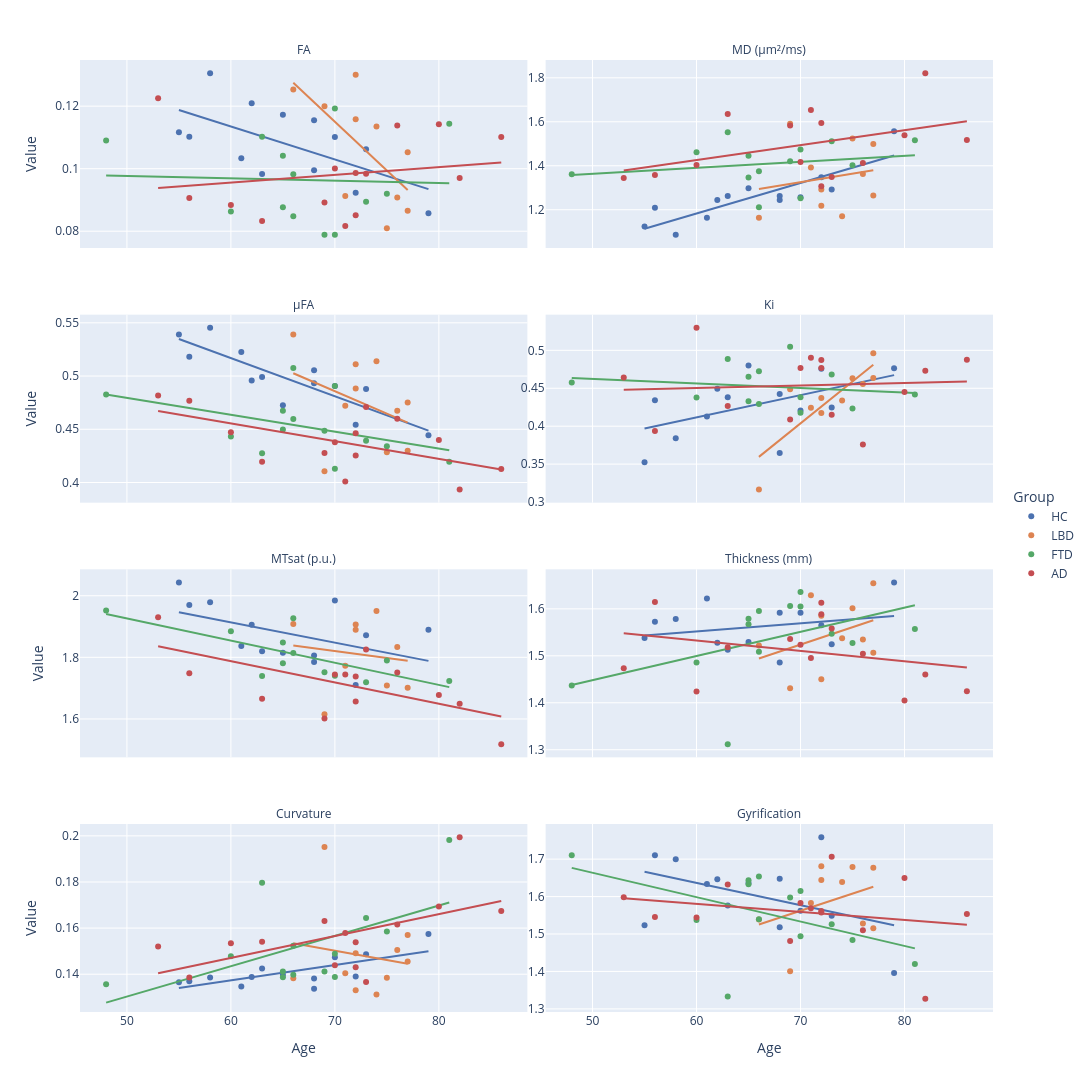

Here is the notebook cell this chart was saved with:
### Markdown cell above
### Reg lines

### Code cell
#| label: notebook_fig_hippocampus_ageMetrics
fig = px.scatter(
    df_Subject_grouped_melted,
    x='age',
    y='value',
    color='group',
    facet_col='variable',
    facet_col_wrap=2,
    category_orders={
        'group': group_order,
    },
    color_discrete_map=group_colors,
    trendline='ols',
    labels={
        'age': 'Age',
        'value': 'Value',
        'group': 'Group',
    },
)

# sharey=False equivalent: let each facet have its own y-axis range
fig.update_yaxes(matches=None, showticklabels=True)

# px.scatter + trendline creates a duplicate legend entry per group
# (one for points, one for the "...,trendline" line) — collapse to one
seen = set()
for trace in fig.data:
    base_name = trace.name.split(',')[0]
    trace.legendgroup = base_name
    if 'trendline' in trace.name:
        trace.showlegend = False
    elif base_name in seen:
        trace.showlegend = False
    else:
        trace.name = base_name
        seen.add(base_name)

# clean up facet titles ("structure=Hippocampus" -> "Hippocampus")
fig.for_each_annotation(lambda a: a.update(text=st.metric_axis_label(a.text.split('=')[-1])))

fig.update_layout(
    width=1100,
    height=1600,
    legend=dict(
        orientation='v',
        yanchor='middle', y=0.5,
        xanchor='left', x=1.02,
    ),
)

fig

### Figure 1 — Plotly figure (JSON) as saved in the notebook; plotly's stock layout.template omitted (floating-point values rounded to 4 significant figures)
{"data": [{"hovertemplate": "Group=HC<br>variable=FA<br>Age=%{x}<br>Value=%{y}<extra></extra>", "legendgroup": "HC", "marker": {"color": "#4C72B0", "symbol": "circle"}, "mode": "markers", "name": "HC", "orientation": "v", "showlegend": true, "type": "scatter", "x": [63, 68, 70, 79, 56, 73, 62, 65, 68, 72, 58, 55, 61], "xaxis": "x7", "y": [0.09826, 0.09953, 0.1102, 0.08577, 0.1102, 0.1062, 0.1209, 0.1173, 0.1155, 0.09227, 0.1306, 0.1117, 0.1033], "yaxis": "y7"}, {"hovertemplate": "<b>OLS trendline</b><br>value = -0.00105419 * age + 0.17675<br>R<sup>2</sup>=0.381628<br><br>Group=HC<br>variable=FA<br>Age=%{x}<br>Value=%{y} <b>(trend)</b><extra></extra>", "legendgroup": "HC", "marker": {"color": "#4C72B0", "symbol": "circle"}, "mode": "lines", "name": "HC", "showlegend": false, "type": "scatter", "x": [55, 56, 58, 61, 62, 63, 65, 68, 68, 70, 72, 73, 79], "xaxis": "x7", "y": [0.1188, 0.1177, 0.1156, 0.1124, 0.1114, 0.1103, 0.1082, 0.1051, 0.1051, 0.103, 0.1008, 0.09979, 0.09347], "yaxis": "y7"}, {"hovertemplate": "Group=HC<br>variable=MD<br>Age=%{x}<br>Value=%{y}<extra></extra>", "legendgroup": "HC", "marker": {"color": "#4C72B0", "symbol": "circle"}, "mode": "markers", "name": "HC", "orientation": "v", "showlegend": false, "type": "scatter", "x": [63, 68, 70, 79, 56, 73, 62, 65, 68, 72, 58, 55, 61], "xaxis": "x8", "y": [1.262, 1.244, 1.257, 1.557, 1.209, 1.292, 1.244, 1.297, 1.263, 1.348, 1.086, 1.124, 1.164], "yaxis": "y8"}, {"hovertemplate": "<b>OLS trendline</b><br>value = 0.0138851 * age + 0.349481<br>R<sup>2</sup>=0.736020<br><br>Group=HC<br>variable=MD<br>Age=%{x}<br>Value=%{y} <b>(trend)</b><extra></extra>", "legendgroup": "HC", "marker": {"color": "#4C72B0", "symbol": "circle"}, "mode": "lines", "name": "HC", "showlegend": false, "type": "scatter", "x": [55, 56, 58, 61, 62, 63, 65, 68, 68, 70, 72, 73, 79], "xaxis": "x8", "y": [1.113, 1.127, 1.155, 1.196, 1.21, 1.224, 1.252, 1.294, 1.294, 1.321, 1.349, 1.363, 1.446], "yaxis": "y8"}, {"hovertemplate": "Group=HC<br>variable=uFA<br>Age=%{x}<br>Value=%{y}<extra></extra>", "legendgroup": "HC", "marker": {"color": "#4C72B0", "symbol": "circle"}, "mode": "markers", "name": "HC", "orientation": "v", "showlegend": false, "type": "scatter", "x": [63, 68, 70, 79, 56, 73, 62, 65, 68, 72, 58, 55, 61], "xaxis": "x5", "y": [0.499, 0.5055, 0.4907, 0.4445, 0.5181, 0.4877, 0.4958, 0.4725, 0.4932, 0.4542, 0.5453, 0.5391, 0.5225], "yaxis": "y5"}, {"hovertemplate": "<b>OLS trendline</b><br>value = -0.00358141 * age + 0.731716<br>R<sup>2</sup>=0.736132<br><br>Group=HC<br>variable=uFA<br>Age=%{x}<br>Value=%{y} <b>(trend)</b><extra></extra>", "legendgroup": "HC", "marker": {"color": "#4C72B0", "symbol": "circle"}, "mode": "lines", "name": "HC", "showlegend": false, "type": "scatter", "x": [55, 56, 58, 61, 62, 63, 65, 68, 68, 70, 72, 73, 79], "xaxis": "x5", "y": [0.5347, 0.5312, 0.524, 0.5133, 0.5097, 0.5061, 0.4989, 0.4882, 0.4882, 0.481, 0.4739, 0.4703, 0.4488], "yaxis": "y5"}, {"hovertemplate": "Group=HC<br>variable=Ki<br>Age=%{x}<br>Value=%{y}<extra></extra>", "legendgroup": "HC", "marker": {"color": "#4C72B0", "symbol": "circle"}, "mode": "markers", "name": "HC", "orientation": "v", "showlegend": false, "type": "scatter", "x": [63, 68, 70, 79, 56, 73, 62, 65, 68, 72, 58, 55, 61], "xaxis": "x6", "y": [0.4381, 0.3646, 0.4206, 0.4764, 0.4341, 0.4248, 0.4494, 0.4799, 0.4423, 0.4757, 0.384, 0.3526, 0.4128], "yaxis": "y6"}, {"hovertemplate": "<b>OLS trendline</b><br>value = 0.00293759 * age + 0.235253<br>R<sup>2</sup>=0.262227<br><br>Group=HC<br>variable=Ki<br>Age=%{x}<br>Value=%{y} <b>(trend)</b><extra></extra>", "legendgroup": "HC", "marker": {"color": "#4C72B0", "symbol": "circle"}, "mode": "lines", "name": "HC", "showlegend": false, "type": "scatter", "x": [55, 56, 58, 61, 62, 63, 65, 68, 68, 70, 72, 73, 79], "xaxis": "x6", "y": [0.3968, 0.3998, 0.4056, 0.4144, 0.4174, 0.4203, 0.4262, 0.435, 0.435, 0.4409, 0.4468, 0.4497, 0.4673], "yaxis": "y6"}, {"hovertemplate": "Group=HC<br>variable=MTsat<br>Age=%{x}<br>Value=%{y}<extra></extra>", "legendgroup": "HC", "marker": {"color": "#4C72B0", "symbol": "circle"}, "mode": "markers", "name": "HC", "orientation": "v", "showlegend": false, "type": "scatter", "x": [63, 68, 70, 79, 56, 73, 62, 65, 68, 72, 58, 55, 61], "xaxis": "x3", "y": [1.82, 1.785, 1.984, 1.89, 1.97, 1.872, 1.906, 1.815, 1.806, 1.71, 1.979, 2.043, 1.837], "yaxis": "y3"}, {"hovertemplate": "<b>OLS trendline</b><br>value = -0.00658655 * age + 2.30886<br>R<sup>2</sup>=0.241973<br><br>Group=HC<br>variable=MTsat<br>Age=%{x}<br>Value=%{y} <b>(trend)</b><extra></extra>", "legendgroup": "HC", "marker": {"color": "#4C72B0", "symbol": "circle"}, "mode": "lines", "name": "HC", "showlegend": false, "type": "scatter", "x": [55, 56, 58, 61, 62, 63, 65, 68, 68, 70, 72, 73, 79], "xaxis": "x3", "y": [1.947, 1.94, 1.927, 1.907, 1.9, 1.894, 1.881, 1.861, 1.861, 1.848, 1.835, 1.828, 1.789], "yaxis": "y3"}, {"hovertemplate": "Group=HC<br>variable=thickness<br>Age=%{x}<br>Value=%{y}<extra></extra>", "legendgroup": "HC", "marker": {"color": "#4C72B0", "symbol": "circle"}, "mode": "markers", "name": "HC", "orientation": "v", "showlegend": false, "type": "scatter", "x": [63, 68, 70, 79, 56, 73, 62, 65, 68, 72, 58, 55, 61], "xaxis": "x4", "y": [1.513, 1.592, 1.592, 1.656, 1.572, 1.525, 1.528, 1.53, 1.486, 1.565, 1.579, 1.538, 1.622], "yaxis": "y4"}, {"hovertemplate": "<b>OLS trendline</b><br>value = 0.00171777 * age + 1.44899<br>R<sup>2</sup>=0.066588<br><br>Group=HC<br>variable=thickness<br>Age=%{x}<br>Value=%{y} <b>(trend)</b><extra></extra>", "legendgroup": "HC", "marker": {"color": "#4C72B0", "symbol": "circle"}, "mode": "lines", "name": "HC", "showlegend": false, "type": "scatter", "x": [55, 56, 58, 61, 62, 63, 65, 68, 68, 70, 72, 73, 79], "xaxis": "x4", "y": [1.543, 1.545, 1.549, 1.554, 1.555, 1.557, 1.561, 1.566, 1.566, 1.569, 1.573, 1.574, 1.585], "yaxis": "y4"}, {"hovertemplate": "Group=HC<br>variable=curvature<br>Age=%{x}<br>Value=%{y}<extra></extra>", "legendgroup": "HC", "marker": {"color": "#4C72B0", "symbol": "circle"}, "mode": "markers", "name": "HC", "orientation": "v", "showlegend": false, "type": "scatter", "x": [63, 68, 70, 79, 56, 73, 62, 65, 68, 72, 58, 55, 61], "xaxis": "x", "y": [0.1424, 0.1337, 0.1473, 0.1575, 0.1369, 0.1486, 0.1388, 0.1397, 0.1381, 0.139, 0.1386, 0.1365, 0.1346], "yaxis": "y"}, {"hovertemplate": "<b>OLS trendline</b><br>value = 0.000667175 * age + 0.0972947<br>R<sup>2</sup>=0.515439<br><br>Group=HC<br>variable=curvature<br>Age=%{x}<br>Value=%{y} <b>(trend)</b><extra></extra>", "legendgroup": "HC", "marker": {"color": "#4C72B0", "symbol": "circle"}, "mode": "lines", "name": "HC", "showlegend": false, "type": "scatter", "x": [55, 56, 58, 61, 62, 63, 65, 68, 68, 70, 72, 73, 79], "xaxis": "x", "y": [0.134, 0.1347, 0.136, 0.138, 0.1387, 0.1393, 0.1407, 0.1427, 0.1427, 0.144, 0.1453, 0.146, 0.15], "yaxis": "y"}, {"hovertemplate": "Group=HC<br>variable=gyrification<br>Age=%{x}<br>Value=%{y}<extra></extra>", "legendgroup": "HC", "marker": {"color": "#4C72B0", "symbol": "circle"}, "mode": "markers", "name": "HC", "orientation": "v", "showlegend": false, "type": "scatter", "x": [63, 68, 70, 79, 56, 73, 62, 65, 68, 72, 58, 55, 61], "xaxis": "x2", "y": [1.576, 1.518, 1.562, 1.396, 1.71, 1.549, 1.646, 1.636, 1.648, 1.759, 1.7, 1.523, 1.634], "yaxis": "y2"}, {"hovertemplate": "<b>OLS trendline</b><br>value = -0.00594281 * age + 1.99293<br>R<sup>2</sup>=0.190669<br><br>Group=HC<br>variable=gyrification<br>Age=%{x}<br>Value=%{y} <b>(trend)</b><extra></extra>", "legendgroup": "HC", "marker": {"color": "#4C72B0", "symbol": "circle"}, "mode": "lines", "name": "HC", "showlegend": false, "type": "scatter", "x": [55, 56, 58, 61, 62, 63, 65, 68, 68, 70, 72, 73, 79], "xaxis": "x2", "y": [1.666, 1.66, 1.648, 1.63, 1.624, 1.619, 1.607, 1.589, 1.589, 1.577, 1.565, 1.559, 1.523], "yaxis": "y2"}, {"hovertemplate": "Group=LBD<br>variable=FA<br>Age=%{x}<br>Value=%{y}<extra></extra>", "legendgroup": "LBD", "marker": {"color": "#DD8452", "symbol": "circle"}, "mode": "markers", "name": "LBD", "orientation": "v", "showlegend": true, "type": "scatter", "x": [66, 77, 76, 69, 75, 77, 72, 74, 71, 72], "xaxis": "x7", "y": [0.1254, 0.1053, 0.09082, 0.12, 0.08091, 0.08653, 0.13, 0.1135, 0.0913, 0.1158], "yaxis": "y7"}, {"hovertemplate": "<b>OLS trendline</b><br>value = -0.00312148 * age + 0.333508<br>R<sup>2</sup>=0.413404<br><br>Group=LBD<br>variable=FA<br>Age=%{x}<br>Value=%{y} <b>(trend)</b><extra></extra>", "legendgroup": "LBD", "marker": {"color": "#DD8452", "symbol": "circle"}, "mode": "lines", "name": "LBD", "showlegend": false, "type": "scatter", "x": [66, 69, 71, 72, 72, 74, 75, 76, 77, 77], "xaxis": "x7", "y": [0.1275, 0.1181, 0.1119, 0.1088, 0.1088, 0.1025, 0.0994, 0.09628, 0.09315, 0.09315], "yaxis": "y7"}, {"hovertemplate": "Group=LBD<br>variable=MD<br>Age=%{x}<br>Value=%{y}<extra></extra>", "legendgroup": "LBD", "marker": {"color": "#DD8452", "symbol": "circle"}, "mode": "markers", "name": "LBD", "orientation": "v", "showlegend": false, "type": "scatter", "x": [66, 77, 76, 69, 75, 77, 72, 74, 71, 72], "xaxis": "x8", "y": [1.163, 1.499, 1.363, 1.591, 1.524, 1.265, 1.292, 1.17, 1.392, 1.219], "yaxis": "y8"}, {"hovertemplate": "<b>OLS trendline</b><br>value = 0.00778443 * age + 0.780304<br>R<sup>2</sup>=0.034116<br><br>Group=LBD<br>variable=MD<br>Age=%{x}<br>Value=%{y} <b>(trend)</b><extra></extra>", "legendgroup": "LBD", "marker": {"color": "#DD8452", "symbol": "circle"}, "mode": "lines", "name": "LBD", "showlegend": false, "type": "scatter", "x": [66, 69, 71, 72, 72, 74, 75, 76, 77, 77], "xaxis": "x8", "y": [1.294, 1.317, 1.333, 1.341, 1.341, 1.356, 1.364, 1.372, 1.38, 1.38], "yaxis": "y8"}, {"hovertemplate": "Group=LBD<br>variable=uFA<br>Age=%{x}<br>Value=%{y}<extra></extra>", "legendgroup": "LBD", "marker": {"color": "#DD8452", "symbol": "circle"}, "mode": "markers", "name": "LBD", "orientation": "v", "showlegend": false, "type": "scatter", "x": [66, 77, 76, 69, 75, 77, 72, 74, 71, 72], "xaxis": "x5", "y": [0.539, 0.4298, 0.4675, 0.4107, 0.4284, 0.4752, 0.4883, 0.5138, 0.4721, 0.5111], "yaxis": "y5"}, {"hovertemplate": "<b>OLS trendline</b><br>value = -0.00421524 * age + 0.780873<br>R<sup>2</sup>=0.134212<br><br>Group=LBD<br>variable=uFA<br>Age=%{x}<br>Value=%{y} <b>(trend)</b><extra></extra>", "legendgroup": "LBD", "marker": {"color": "#DD8452", "symbol": "circle"}, "mode": "lines", "name": "LBD", "showlegend": false, "type": "scatter", "x": [66, 69, 71, 72, 72, 74, 75, 76, 77, 77], "xaxis": "x5", "y": [0.5027, 0.49, 0.4816, 0.4774, 0.4774, 0.4689, 0.4647, 0.4605, 0.4563, 0.4563], "yaxis": "y5"}, {"hovertemplate": "Group=LBD<br>variable=Ki<br>Age=%{x}<br>Value=%{y}<extra></extra>", "legendgroup": "LBD", "marker": {"color": "#DD8452", "symbol": "circle"}, "mode": "markers", "name": "LBD", "orientation": "v", "showlegend": false, "type": "scatter", "x": [66, 77, 76, 69, 75, 77, 72, 74, 71, 72], "xaxis": "x6", "y": [0.3165, 0.4636, 0.4558, 0.4487, 0.4634, 0.4962, 0.4371, 0.434, 0.4242, 0.4174], "yaxis": "y6"}, {"hovertemplate": "<b>OLS trendline</b><br>value = 0.0110343 * age + -0.36872<br>R<sup>2</sup>=0.695914<br><br>Group=LBD<br>variable=Ki<br>Age=%{x}<br>Value=%{y} <b>(trend)</b><extra></extra>", "legendgroup": "LBD", "marker": {"color": "#DD8452", "symbol": "circle"}, "mode": "lines", "name": "LBD", "showlegend": false, "type": "scatter", "x": [66, 69, 71, 72, 72, 74, 75, 76, 77, 77], "xaxis": "x6", "y": [0.3595, 0.3926, 0.4147, 0.4257, 0.4257, 0.4478, 0.4588, 0.4699, 0.4809, 0.4809], "yaxis": "y6"}, {"hovertemplate": "Group=LBD<br>variable=MTsat<br>Age=%{x}<br>Value=%{y}<extra></extra>", "legendgroup": "LBD", "marker": {"color": "#DD8452", "symbol": "circle"}, "mode": "markers", "name": "LBD", "orientation": "v", "showlegend": false, "type": "scatter", "x": [66, 77, 76, 69, 75, 77, 72, 74, 71, 72], "xaxis": "x3", "y": [1.908, NaN, 1.833, 1.615, 1.708, 1.701, 1.907, 1.95, 1.773, 1.89], "yaxis": "y3"}, {"hovertemplate": "<b>OLS trendline</b><br>value = -0.00449038 * age + 2.13479<br>R<sup>2</sup>=0.018450<br><br>Group=LBD<br>variable=MTsat<br>Age=%{x}<br>Value=%{y} <b>(trend)</b><extra></extra>", "legendgroup": "LBD", "marker": {"color": "#DD8452", "symbol": "circle"}, "mode": "lines", "name": "LBD", "showlegend": false, "type": "scatter", "x": [66, 69, 71, 72, 72, 74, 75, 76, 77], "xaxis": "x3", "y": [1.838, 1.825, 1.816, 1.811, 1.811, 1.803, 1.798, 1.794, 1.789], "yaxis": "y3"}, {"hovertemplate": "Group=LBD<br>variable=thickness<br>Age=%{x}<br>Value=%{y}<extra></extra>", "legendgroup": "LBD", "marker": {"color": "#DD8452", "symbol": "circle"}, "mode": "markers", "name": "LBD", "orientation": "v", "showlegend": false, "type": "scatter", "x": [66, 77, 76, 69, 75, 77, 72, 74, 71, 72], "xaxis": "x4", "y": [1.522, 1.507, 1.535, 1.431, 1.601, 1.655, 1.45, 1.538, 1.629, 1.585], "yaxis": "y4"}, {"hovertemplate": "<b>OLS trendline</b><br>value = 0.00740989 * age + 1.00509<br>R<sup>2</sup>=0.133696<br><br>Group=LBD<br>variable=thickness<br>Age=%{x}<br>Value=%{y} <b>(trend)</b><extra></extra>", "legendgroup": "LBD", "marker": {"color": "#DD8452", "symbol": "circle"}, "mode": "lines", "name": "LBD", "showlegend": false, "type": "scatter", "x": [66, 69, 71, 72, 72, 74, 75, 76, 77, 77], "xaxis": "x4", "y": [1.494, 1.516, 1.531, 1.539, 1.539, 1.553, 1.561, 1.568, 1.576, 1.576], "yaxis": "y4"}, {"hovertemplate": "Group=LBD<br>variable=curvature<br>Age=%{x}<br>Value=%{y}<extra></extra>", "legendgroup": "LBD", "marker": {"color": "#DD8452", "symbol": "circle"}, "mode": "markers", "name": "LBD", "orientation": "v", "showlegend": false, "type": "scatter", "x": [66, 77, 76, 69, 75, 77, 72, 74, 71, 72], "xaxis": "x", "y": [0.1382, 0.157, 0.1505, 0.1952, 0.1385, 0.1455, 0.1491, 0.1312, 0.1404, 0.133], "yaxis": "y"}, {"hovertemplate": "<b>OLS trendline</b><br>value = -0.000803606 * age + 0.206444<br>R<sup>2</sup>=0.024569<br><br>Group=LBD<br>variable=curvature<br>Age=%{x}<br>Value=%{y} <b>(trend)</b><extra></extra>", "legendgroup": "LBD", "marker": {"color": "#DD8452", "symbol": "circle"}, "mode": "lines", "name": "LBD", "showlegend": false, "type": "scatter", "x": [66, 69, 71, 72, 72, 74, 75, 76, 77, 77], "xaxis": "x", "y": [0.1534, 0.151, 0.1494, 0.1486, 0.1486, 0.147, 0.1462, 0.1454, 0.1446, 0.1446], "yaxis": "y"}, {"hovertemplate": "Group=LBD<br>variable=gyrification<br>Age=%{x}<br>Value=%{y}<extra></extra>", "legendgroup": "LBD", "marker": {"color": "#DD8452", "symbol": "circle"}, "mode": "markers", "name": "LBD", "orientation": "v", "showlegend": false, "type": "scatter", "x": [66, 77, 76, 69, 75, 77, 72, 74, 71, 72], "xaxis": "x2", "y": [1.539, 1.677, 1.528, 1.401, 1.679, 1.515, 1.644, 1.639, 1.583, 1.681], "yaxis": "y2"}, {"hovertemplate": "<b>OLS trendline</b><br>value = 0.00916937 * age + 0.920124<br>R<sup>2</sup>=0.127702<br><br>Group=LBD<br>variable=gyrification<br>Age=%{x}<br>Value=%{y} <b>(trend)</b><extra></extra>", "legendgroup": "LBD", "marker": {"color": "#DD8452", "symbol": "circle"}, "mode": "lines", "name": "LBD", "showlegend": false, "type": "scatter", "x": [66, 69, 71, 72, 72, 74, 75, 76, 77, 77], "xaxis": "x2", "y": [1.525, 1.553, 1.571, 1.58, 1.58, 1.599, 1.608, 1.617, 1.626, 1.626], "yaxis": "y2"}, {"hovertemplate": "Group=FTD<br>variable=FA<br>Age=%{x}<br>Value=%{y}<extra></extra>", "legendgroup": "FTD", "marker": {"color": "#55A868", "symbol": "circle"}, "mode": "markers", "name": "FTD", "orientation": "v", "showlegend": true, "type": "scatter", "x": [69, 63, 73, 60, 48, 70, 70, 75, 81, 65, 65, 66, 66], "xaxis": "x7", "y": [0.07884, 0.1102, 0.08941, 0.08631, 0.109, 0.1193, 0.07883, 0.09196, 0.1144, 0.08765, 0.1041, 0.08481, 0.09824], "yaxis": "y7"}, {"hovertemplate": "<b>OLS trendline</b><br>value = -7.67704e-05 * age + 0.101534<br>R<sup>2</sup>=0.001968<br><br>Group=FTD<br>variable=FA<br>Age=%{x}<br>Value=%{y} <b>(trend)</b><extra></extra>", "legendgroup": "FTD", "marker": {"color": "#55A868", "symbol": "circle"}, "mode": "lines", "name": "FTD", "showlegend": false, "type": "scatter", "x": [48, 60, 63, 65, 65, 66, 66, 69, 70, 70, 73, 75, 81], "xaxis": "x7", "y": [0.09785, 0.09693, 0.0967, 0.09654, 0.09654, 0.09647, 0.09647, 0.09624, 0.09616, 0.09616, 0.09593, 0.09578, 0.09532], "yaxis": "y7"}, {"hovertemplate": "Group=FTD<br>variable=MD<br>Age=%{x}<br>Value=%{y}<extra></extra>", "legendgroup": "FTD", "marker": {"color": "#55A868", "symbol": "circle"}, "mode": "markers", "name": "FTD", "orientation": "v", "showlegend": false, "type": "scatter", "x": [69, 63, 73, 60, 48, 70, 70, 75, 81, 65, 65, 66, 66], "xaxis": "x8", "y": [1.421, 1.553, 1.511, 1.461, 1.361, 1.252, 1.474, 1.402, 1.516, 1.446, 1.346, 1.375, 1.212], "yaxis": "y8"}, {"hovertemplate": "<b>OLS trendline</b><br>value = 0.00272086 * age + 1.22762<br>R<sup>2</sup>=0.045803<br><br>Group=FTD<br>variable=MD<br>Age=%{x}<br>Value=%{y} <b>(trend)</b><extra></extra>", "legendgroup": "FTD", "marker": {"color": "#55A868", "symbol": "circle"}, "mode": "lines", "name": "FTD", "showlegend": false, "type": "scatter", "x": [48, 60, 63, 65, 65, 66, 66, 69, 70, 70, 73, 75, 81], "xaxis": "x8", "y": [1.358, 1.391, 1.399, 1.404, 1.404, 1.407, 1.407, 1.415, 1.418, 1.418, 1.426, 1.432, 1.448], "yaxis": "y8"}, {"hovertemplate": "Group=FTD<br>variable=uFA<br>Age=%{x}<br>Value=%{y}<extra></extra>", "legendgroup": "FTD", "marker": {"color": "#55A868", "symbol": "circle"}, "mode": "markers", "name": "FTD", "orientation": "v", "showlegend": false, "type": "scatter", "x": [69, 63, 73, 60, 48, 70, 70, 75, 81, 65, 65, 66, 66], "xaxis": "x5", "y": [0.4487, 0.4275, 0.4392, 0.4433, 0.4826, 0.4907, 0.4129, 0.434, 0.4196, 0.4498, 0.4674, 0.4597, 0.5075], "yaxis": "y5"}, {"hovertemplate": "<b>OLS trendline</b><br>value = -0.00158342 * age + 0.558603<br>R<sup>2</sup>=0.197788<br><br>Group=FTD<br>variable=uFA<br>Age=%{x}<br>Value=%{y} <b>(trend)</b><extra></extra>", "legendgroup": "FTD", "marker": {"color": "#55A868", "symbol": "circle"}, "mode": "lines", "name": "FTD", "showlegend": false, "type": "scatter", "x": [48, 60, 63, 65, 65, 66, 66, 69, 70, 70, 73, 75, 81], "xaxis": "x5", "y": [0.4826, 0.4636, 0.4588, 0.4557, 0.4557, 0.4541, 0.4541, 0.4493, 0.4478, 0.4478, 0.443, 0.4398, 0.4303], "yaxis": "y5"}, {"hovertemplate": "Group=FTD<br>variable=Ki<br>Age=%{x}<br>Value=%{y}<extra></extra>", "legendgroup": "FTD", "marker": {"color": "#55A868", "symbol": "circle"}, "mode": "markers", "name": "FTD", "orientation": "v", "showlegend": false, "type": "scatter", "x": [69, 63, 73, 60, 48, 70, 70, 75, 81, 65, 65, 66, 66], "xaxis": "x6", "y": [0.5046, 0.4886, 0.4681, 0.4379, 0.4575, 0.4381, 0.4176, 0.4233, 0.4417, 0.4329, 0.4651, 0.4723, 0.4293], "yaxis": "y6"}, {"hovertemplate": "<b>OLS trendline</b><br>value = -0.000604231 * age + 0.492562<br>R<sup>2</sup>=0.032907<br><br>Group=FTD<br>variable=Ki<br>Age=%{x}<br>Value=%{y} <b>(trend)</b><extra></extra>", "legendgroup": "FTD", "marker": {"color": "#55A868", "symbol": "circle"}, "mode": "lines", "name": "FTD", "showlegend": false, "type": "scatter", "x": [48, 60, 63, 65, 65, 66, 66, 69, 70, 70, 73, 75, 81], "xaxis": "x6", "y": [0.4636, 0.4563, 0.4545, 0.4533, 0.4533, 0.4527, 0.4527, 0.4509, 0.4503, 0.4503, 0.4485, 0.4472, 0.4436], "yaxis": "y6"}, {"hovertemplate": "Group=FTD<br>variable=MTsat<br>Age=%{x}<br>Value=%{y}<extra></extra>", "legendgroup": "FTD", "marker": {"color": "#55A868", "symbol": "circle"}, "mode": "markers", "name": "FTD", "orientation": "v", "showlegend": false, "type": "scatter", "x": [69, 63, 73, 60, 48, 70, 70, 75, 81, 65, 65, 66, 66], "xaxis": "x3", "y": [1.751, 1.739, 1.719, 1.885, 1.952, NaN, 1.74, 1.79, 1.723, 1.848, 1.781, 1.814, 1.927], "yaxis": "y3"}, {"hovertemplate": "<b>OLS trendline</b><br>value = -0.0071909 * age + 2.28577<br>R<sup>2</sup>=0.540417<br><br>Group=FTD<br>variable=MTsat<br>Age=%{x}<br>Value=%{y} <b>(trend)</b><extra></extra>", "legendgroup": "FTD", "marker": {"color": "#55A868", "symbol": "circle"}, "mode": "lines", "name": "FTD", "showlegend": false, "type": "scatter", "x": [48, 60, 63, 65, 65, 66, 66, 69, 70, 73, 75, 81], "xaxis": "x3", "y": [1.941, 1.854, 1.833, 1.818, 1.818, 1.811, 1.811, 1.79, 1.782, 1.761, 1.746, 1.703], "yaxis": "y3"}, {"hovertemplate": "Group=FTD<br>variable=thickness<br>Age=%{x}<br>Value=%{y}<extra></extra>", "legendgroup": "FTD", "marker": {"color": "#55A868", "symbol": "circle"}, "mode": "markers", "name": "FTD", "orientation": "v", "showlegend": false, "type": "scatter", "x": [69, 63, 73, 60, 48, 70, 70, 75, 81, 65, 65, 66, 66], "xaxis": "x4", "y": [1.606, 1.312, 1.547, 1.486, 1.437, 1.605, 1.636, 1.527, 1.557, 1.579, 1.567, 1.595, 1.509], "yaxis": "y4"}, {"hovertemplate": "<b>OLS trendline</b><br>value = 0.00515561 * age + 1.19018<br>R<sup>2</sup>=0.222829<br><br>Group=FTD<br>variable=thickness<br>Age=%{x}<br>Value=%{y} <b>(trend)</b><extra></extra>", "legendgroup": "FTD", "marker": {"color": "#55A868", "symbol": "circle"}, "mode": "lines", "name": "FTD", "showlegend": false, "type": "scatter", "x": [48, 60, 63, 65, 65, 66, 66, 69, 70, 70, 73, 75, 81], "xaxis": "x4", "y": [1.438, 1.5, 1.515, 1.525, 1.525, 1.53, 1.53, 1.546, 1.551, 1.551, 1.567, 1.577, 1.608], "yaxis": "y4"}, {"hovertemplate": "Group=FTD<br>variable=curvature<br>Age=%{x}<br>Value=%{y}<extra></extra>", "legendgroup": "FTD", "marker": {"color": "#55A868", "symbol": "circle"}, "mode": "markers", "name": "FTD", "orientation": "v", "showlegend": false, "type": "scatter", "x": [69, 63, 73, 60, 48, 70, 70, 75, 81, 65, 65, 66, 66], "xaxis": "x", "y": [0.1412, 0.1796, 0.1644, 0.1478, 0.1356, 0.1388, 0.1488, 0.1585, 0.1982, 0.1411, 0.1387, 0.1524, 0.1398], "yaxis": "y"}, {"hovertemplate": "<b>OLS trendline</b><br>value = 0.00131577 * age + 0.0645345<br>R<sup>2</sup>=0.317105<br><br>Group=FTD<br>variable=curvature<br>Age=%{x}<br>Value=%{y} <b>(trend)</b><extra></extra>", "legendgroup": "FTD", "marker": {"color": "#55A868", "symbol": "circle"}, "mode": "lines", "name": "FTD", "showlegend": false, "type": "scatter", "x": [48, 60, 63, 65, 65, 66, 66, 69, 70, 70, 73, 75, 81], "xaxis": "x", "y": [0.1277, 0.1435, 0.1474, 0.1501, 0.1501, 0.1514, 0.1514, 0.1553, 0.1566, 0.1566, 0.1606, 0.1632, 0.1711], "yaxis": "y"}, {"hovertemplate": "Group=FTD<br>variable=gyrification<br>Age=%{x}<br>Value=%{y}<extra></extra>", "legendgroup": "FTD", "marker": {"color": "#55A868", "symbol": "circle"}, "mode": "markers", "name": "FTD", "orientation": "v", "showlegend": false, "type": "scatter", "x": [69, 63, 73, 60, 48, 70, 70, 75, 81, 65, 65, 66, 66], "xaxis": "x2", "y": [1.597, 1.333, 1.526, 1.537, 1.711, 1.615, 1.494, 1.484, 1.42, 1.644, 1.633, 1.654, 1.539], "yaxis": "y2"}, {"hovertemplate": "<b>OLS trendline</b><br>value = -0.00651587 * age + 1.98938<br>R<sup>2</sup>=0.244727<br><br>Group=FTD<br>variable=gyrification<br>Age=%{x}<br>Value=%{y} <b>(trend)</b><extra></extra>", "legendgroup": "FTD", "marker": {"color": "#55A868", "symbol": "circle"}, "mode": "lines", "name": "FTD", "showlegend": false, "type": "scatter", "x": [48, 60, 63, 65, 65, 66, 66, 69, 70, 70, 73, 75, 81], "xaxis": "x2", "y": [1.677, 1.598, 1.579, 1.566, 1.566, 1.559, 1.559, 1.54, 1.533, 1.533, 1.514, 1.501, 1.462], "yaxis": "y2"}, {"hovertemplate": "Group=AD<br>variable=FA<br>Age=%{x}<br>Value=%{y}<extra></extra>", "legendgroup": "AD", "marker": {"color": "#C44E52", "symbol": "circle"}, "mode": "markers", "name": "AD", "orientation": "v", "showlegend": true, "type": "scatter", "x": [72, 60, 69, 56, 76, 86, 80, 53, 72, 71, 70, 82, 73, 63], "xaxis": "x7", "y": [0.08512, 0.08837, 0.08916, 0.09061, 0.1138, 0.1101, 0.1142, 0.1226, 0.09865, 0.08163, 0.1001, 0.09699, 0.09839, 0.08328], "yaxis": "y7"}, {"hovertemplate": "<b>OLS trendline</b><br>value = 0.000246515 * age + 0.0807615<br>R<sup>2</sup>=0.033661<br><br>Group=AD<br>variable=FA<br>Age=%{x}<br>Value=%{y} <b>(trend)</b><extra></extra>", "legendgroup": "AD", "marker": {"color": "#C44E52", "symbol": "circle"}, "mode": "lines", "name": "AD", "showlegend": false, "type": "scatter", "x": [53, 56, 60, 63, 69, 70, 71, 72, 72, 73, 76, 80, 82, 86], "xaxis": "x7", "y": [0.09383, 0.09457, 0.09555, 0.09629, 0.09777, 0.09802, 0.09826, 0.09851, 0.09851, 0.09876, 0.0995, 0.1005, 0.101, 0.102], "yaxis": "y7"}, {"hovertemplate": "Group=AD<br>variable=MD<br>Age=%{x}<br>Value=%{y}<extra></extra>", "legendgroup": "AD", "marker": {"color": "#C44E52", "symbol": "circle"}, "mode": "markers", "name": "AD", "orientation": "v", "showlegend": false, "type": "scatter", "x": [72, 60, 69, 56, 76, 86, 80, 53, 72, 71, 70, 82, 73, 63], "xaxis": "x8", "y": [1.594, 1.404, 1.583, 1.357, 1.413, 1.517, 1.538, 1.344, 1.307, 1.654, 1.417, 1.821, 1.349, 1.635], "yaxis": "y8"}, {"hovertemplate": "<b>OLS trendline</b><br>value = 0.00679278 * age + 1.0183<br>R<sup>2</sup>=0.188511<br><br>Group=AD<br>variable=MD<br>Age=%{x}<br>Value=%{y} <b>(trend)</b><extra></extra>", "legendgroup": "AD", "marker": {"color": "#C44E52", "symbol": "circle"}, "mode": "lines", "name": "AD", "showlegend": false, "type": "scatter", "x": [53, 56, 60, 63, 69, 70, 71, 72, 72, 73, 76, 80, 82, 86], "xaxis": "x8", "y": [1.378, 1.399, 1.426, 1.446, 1.487, 1.494, 1.501, 1.507, 1.507, 1.514, 1.535, 1.562, 1.575, 1.602], "yaxis": "y8"}, {"hovertemplate": "Group=AD<br>variable=uFA<br>Age=%{x}<br>Value=%{y}<extra></extra>", "legendgroup": "AD", "marker": {"color": "#C44E52", "symbol": "circle"}, "mode": "markers", "name": "AD", "orientation": "v", "showlegend": false, "type": "scatter", "x": [72, 60, 69, 56, 76, 86, 80, 53, 72, 71, 70, 82, 73, 63], "xaxis": "x5", "y": [0.4253, 0.4473, 0.4276, 0.4767, 0.4598, 0.4126, 0.4399, 0.4817, 0.4463, 0.4009, 0.4379, 0.3934, 0.471, 0.4196], "yaxis": "y5"}, {"hovertemplate": "<b>OLS trendline</b><br>value = -0.00166475 * age + 0.555453<br>R<sup>2</sup>=0.337985<br><br>Group=AD<br>variable=uFA<br>Age=%{x}<br>Value=%{y} <b>(trend)</b><extra></extra>", "legendgroup": "AD", "marker": {"color": "#C44E52", "symbol": "circle"}, "mode": "lines", "name": "AD", "showlegend": false, "type": "scatter", "x": [53, 56, 60, 63, 69, 70, 71, 72, 72, 73, 76, 80, 82, 86], "xaxis": "x5", "y": [0.4672, 0.4622, 0.4556, 0.4506, 0.4406, 0.4389, 0.4373, 0.4356, 0.4356, 0.4339, 0.4289, 0.4223, 0.4189, 0.4123], "yaxis": "y5"}, {"hovertemplate": "Group=AD<br>variable=Ki<br>Age=%{x}<br>Value=%{y}<extra></extra>", "legendgroup": "AD", "marker": {"color": "#C44E52", "symbol": "circle"}, "mode": "markers", "name": "AD", "orientation": "v", "showlegend": false, "type": "scatter", "x": [72, 60, 69, 56, 76, 86, 80, 53, 72, 71, 70, 82, 73, 63], "xaxis": "x6", "y": [0.4874, 0.5297, 0.4089, 0.3936, 0.376, 0.4874, 0.445, 0.4641, 0.4767, 0.4901, 0.4767, 0.473, 0.415, 0.4265], "yaxis": "y6"}, {"hovertemplate": "<b>OLS trendline</b><br>value = 0.000330193 * age + 0.430396<br>R<sup>2</sup>=0.005205<br><br>Group=AD<br>variable=Ki<br>Age=%{x}<br>Value=%{y} <b>(trend)</b><extra></extra>", "legendgroup": "AD", "marker": {"color": "#C44E52", "symbol": "circle"}, "mode": "lines", "name": "AD", "showlegend": false, "type": "scatter", "x": [53, 56, 60, 63, 69, 70, 71, 72, 72, 73, 76, 80, 82, 86], "xaxis": "x6", "y": [0.4479, 0.4489, 0.4502, 0.4512, 0.4532, 0.4535, 0.4538, 0.4542, 0.4542, 0.4545, 0.4555, 0.4568, 0.4575, 0.4588], "yaxis": "y6"}, {"hovertemplate": "Group=AD<br>variable=MTsat<br>Age=%{x}<br>Value=%{y}<extra></extra>", "legendgroup": "AD", "marker": {"color": "#C44E52", "symbol": "circle"}, "mode": "markers", "name": "AD", "orientation": "v", "showlegend": false, "type": "scatter", "x": [72, 60, 69, 56, 76, 86, 80, 53, 72, 71, 70, 82, 73, 63], "xaxis": "x3", "y": [1.656, NaN, 1.601, 1.749, 1.751, 1.518, 1.677, 1.93, 1.738, 1.744, 1.744, 1.649, 1.825, 1.665], "yaxis": "y3"}, {"hovertemplate": "<b>OLS trendline</b><br>value = -0.00690913 * age + 2.20195<br>R<sup>2</sup>=0.406746<br><br>Group=AD<br>variable=MTsat<br>Age=%{x}<br>Value=%{y} <b>(trend)</b><extra></extra>", "legendgroup": "AD", "marker": {"color": "#C44E52", "symbol": "circle"}, "mode": "lines", "name": "AD", "showlegend": false, "type": "scatter", "x": [53, 56, 63, 69, 70, 71, 72, 72, 73, 76, 80, 82, 86], "xaxis": "x3", "y": [1.836, 1.815, 1.767, 1.725, 1.718, 1.711, 1.704, 1.704, 1.698, 1.677, 1.649, 1.635, 1.608], "yaxis": "y3"}, {"hovertemplate": "Group=AD<br>variable=thickness<br>Age=%{x}<br>Value=%{y}<extra></extra>", "legendgroup": "AD", "marker": {"color": "#C44E52", "symbol": "circle"}, "mode": "markers", "name": "AD", "orientation": "v", "showlegend": false, "type": "scatter", "x": [72, 60, 69, 56, 76, 86, 80, 53, 72, 71, 70, 82, 73, 63], "xaxis": "x4", "y": [1.613, 1.424, 1.536, 1.614, 1.504, 1.425, 1.405, 1.473, 1.588, 1.495, 1.523, 1.46, 1.558, 1.518], "yaxis": "y4"}, {"hovertemplate": "<b>OLS trendline</b><br>value = -0.00220784 * age + 1.66488<br>R<sup>2</sup>=0.095354<br><br>Group=AD<br>variable=thickness<br>Age=%{x}<br>Value=%{y} <b>(trend)</b><extra></extra>", "legendgroup": "AD", "marker": {"color": "#C44E52", "symbol": "circle"}, "mode": "lines", "name": "AD", "showlegend": false, "type": "scatter", "x": [53, 56, 60, 63, 69, 70, 71, 72, 72, 73, 76, 80, 82, 86], "xaxis": "x4", "y": [1.548, 1.541, 1.532, 1.526, 1.513, 1.51, 1.508, 1.506, 1.506, 1.504, 1.497, 1.488, 1.484, 1.475], "yaxis": "y4"}, {"hovertemplate": "Group=AD<br>variable=curvature<br>Age=%{x}<br>Value=%{y}<extra></extra>", "legendgroup": "AD", "marker": {"color": "#C44E52", "symbol": "circle"}, "mode": "markers", "name": "AD", "orientation": "v", "showlegend": false, "type": "scatter", "x": [72, 60, 69, 56, 76, 86, 80, 53, 72, 71, 70, 82, 73, 63], "xaxis": "x", "y": [0.1539, 0.1534, 0.163, 0.1386, 0.1616, 0.1674, 0.1694, 0.152, 0.1431, 0.1579, 0.1439, 0.1994, 0.1366, 0.1541], "yaxis": "y"}, {"hovertemplate": "<b>OLS trendline</b><br>value = 0.00094848 * age + 0.0901348<br>R<sup>2</sup>=0.324217<br><br>Group=AD<br>variable=curvature<br>Age=%{x}<br>Value=%{y} <b>(trend)</b><extra></extra>", "legendgroup": "AD", "marker": {"color": "#C44E52", "symbol": "circle"}, "mode": "lines", "name": "AD", "showlegend": false, "type": "scatter", "x": [53, 56, 60, 63, 69, 70, 71, 72, 72, 73, 76, 80, 82, 86], "xaxis": "x", "y": [0.1404, 0.1432, 0.147, 0.1499, 0.1556, 0.1565, 0.1575, 0.1584, 0.1584, 0.1594, 0.1622, 0.166, 0.1679, 0.1717], "yaxis": "y"}, {"hovertemplate": "Group=AD<br>variable=gyrification<br>Age=%{x}<br>Value=%{y}<extra></extra>", "legendgroup": "AD", "marker": {"color": "#C44E52", "symbol": "circle"}, "mode": "markers", "name": "AD", "orientation": "v", "showlegend": false, "type": "scatter", "x": [72, 60, 69, 56, 76, 86, 80, 53, 72, 71, 70, 82, 73, 63], "xaxis": "x2", "y": [1.557, 1.544, 1.482, 1.546, 1.51, 1.554, 1.65, 1.598, 1.562, 1.569, 1.583, 1.327, 1.707, 1.632], "yaxis": "y2"}, {"hovertemplate": "<b>OLS trendline</b><br>value = -0.0021557 * age + 1.70986<br>R<sup>2</sup>=0.055045<br><br>Group=AD<br>variable=gyrification<br>Age=%{x}<br>Value=%{y} <b>(trend)</b><extra></extra>", "legendgroup": "AD", "marker": {"color": "#C44E52", "symbol": "circle"}, "mode": "lines", "name": "AD", "showlegend": false, "type": "scatter", "x": [53, 56, 60, 63, 69, 70, 71, 72, 72, 73, 76, 80, 82, 86], "xaxis": "x2", "y": [1.596, 1.589, 1.581, 1.574, 1.561, 1.559, 1.557, 1.555, 1.555, 1.552, 1.546, 1.537, 1.533, 1.524], "yaxis": "y2"}], "layout": {"annotations": [{"font": {}, "showarrow": false, "text": "Curvature", "x": 0.245, "xanchor": "center", "xref": "paper", "y": 0.1975, "yanchor": "bottom", "yref": "paper"}, {"font": {}, "showarrow": false, "text": "Gyrification", "x": 0.755, "xanchor": "center", "xref": "paper", "y": 0.1975, "yanchor": "bottom", "yref": "paper"}, {"font": {}, "showarrow": false, "text": "MTsat (p.u.)", "x": 0.245, "xanchor": "center", "xref": "paper", "y": 0.465, "yanchor": "bottom", "yref": "paper"}, {"font": {}, "showarrow": false, "text": "Thickness (mm)", "x": 0.755, "xanchor": "center", "xref": "paper", "y": 0.465, "yanchor": "bottom", "yref": "paper"}, {"font": {}, "showarrow": false, "text": "µFA", "x": 0.245, "xanchor": "center", "xref": "paper", "y": 0.7325, "yanchor": "bottom", "yref": "paper"}, {"font": {}, "showarrow": false, "text": "Ki", "x": 0.755, "xanchor": "center", "xref": "paper", "y": 0.7325, "yanchor": "bottom", "yref": "paper"}, {"font": {}, "showarrow": false, "text": "FA", "x": 0.245, "xanchor": "center", "xref": "paper", "y": 1.0, "yanchor": "bottom", "yref": "paper"}, {"font": {}, "showarrow": false, "text": "MD (µm²/ms)", "x": 0.755, "xanchor": "center", "xref": "paper", "y": 1.0, "yanchor": "bottom", "yref": "paper"}], "height": 1600, "legend": {"orientation": "v", "title": {"text": "Group"}, "tracegroupgap": 0, "x": 1.02, "xanchor": "left", "y": 0.5, "yanchor": "middle"}, "margin": {"t": 60}, "width": 1100, "xaxis": {"anchor": "y", "domain": [0.0, 0.49], "title": {"text": "Age"}}, "xaxis2": {"anchor": "y2", "domain": [0.51, 1.0], "matches": "x", "title": {"text": "Age"}}, "xaxis3": {"anchor": "y3", "domain": [0.0, 0.49], "matches": "x", "showticklabels": false}, "xaxis4": {"anchor": "y4", "domain": [0.51, 1.0], "matches": "x", "showticklabels": false}, "xaxis5": {"anchor": "y5", "domain": [0.0, 0.49], "matches": "x", "showticklabels": false}, "xaxis6": {"anchor": "y6", "domain": [0.51, 1.0], "matches": "x", "showticklabels": false}, "xaxis7": {"anchor": "y7", "domain": [0.0, 0.49], "matches": "x", "showticklabels": false}, "xaxis8": {"anchor": "y8", "domain": [0.51, 1.0], "matches": "x", "showticklabels": false}, "yaxis": {"anchor": "x", "domain": [0.0, 0.1975], "showticklabels": true, "title": {"text": "Value"}}, "yaxis2": {"anchor": "x2", "domain": [0.0, 0.1975], "showticklabels": true}, "yaxis3": {"anchor": "x3", "domain": [0.2675, 0.465], "showticklabels": true, "title": {"text": "Value"}}, "yaxis4": {"anchor": "x4", "domain": [0.2675, 0.465], "showticklabels": true}, "yaxis5": {"anchor": "x5", "domain": [0.535, 0.7325], "showticklabels": true, "title": {"text": "Value"}}, "yaxis6": {"anchor": "x6", "domain": [0.535, 0.7325], "showticklabels": true}, "yaxis7": {"anchor": "x7", "domain": [0.8025, 1.0], "showticklabels": true, "title": {"text": "Value"}}, "yaxis8": {"anchor": "x8", "domain": [0.8025, 1.0], "showticklabels": true}}}
